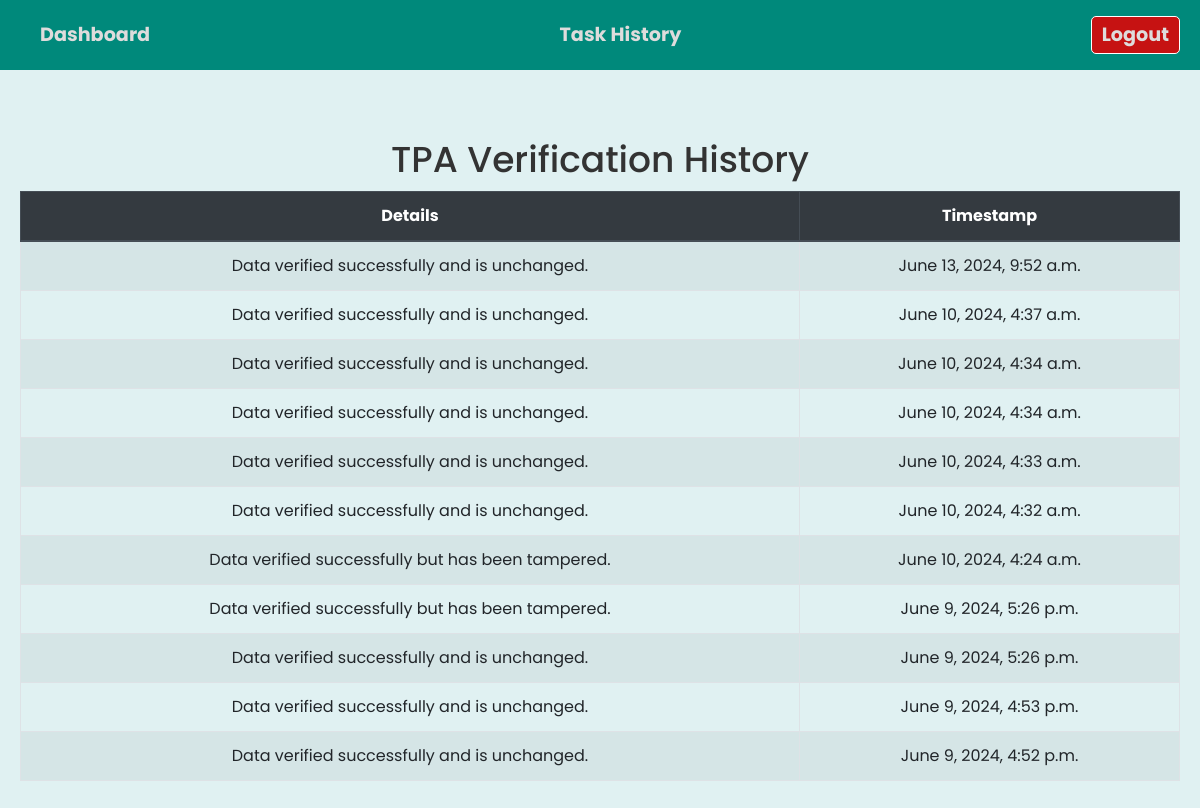
/task-history/, run on the app's committed database.
### cloudsafeapp/models.py (models this page shows, shortened)
class TaskHistory(models.Model):
    task_name = models.CharField(max_length=255)  # Add this field
    action = models.CharField(max_length=255)  # Assuming this was the previous task_name field
    details = models.TextField()
    timestamp = models.DateTimeField(auto_now_add=True)
    user = models.ForeignKey(settings.AUTH_USER_MODEL, on_delete=models.CASCADE)

### cloudsafeapp/views.py (the view)
# urls.py: path('task-history/', views.task_history_view, name='task_history'),
def task_history_view(request):
    task_history = TaskHistory.objects.order_by('-timestamp')
    return render(request, 'task_history.html', {'task_history': task_history})

### cloudsafeapp/templates/task_history.html (shortened to what this page needs)
<!-- {% load static %}
{% load static %}
<!DOCTYPE html>
<html lang="en">
<head>
    <link rel="stylesheet" href="https://stackpath.bootstrapcdn.com/bootstrap/4.5.2/css/bootstrap.min.css">
    <link rel="stylesheet" href="{% static 'css/dashboard.css' %}">
</head>
<body>
    <div class="top-bar">
        <div class="dash-nav">
            <a href="{% url 'dashboard' %}">Dashboard</a>
            <a href="#" class="active">Task History</a>
            <a href="{% url 'logout' %}" class="logout">Logout</a>
        </div>
    </div>
    <div class="container mt-5">
        <h1 class="text-center">TPA Verification History</h1>
        <div class="table-responsive">
            <table class="table table-striped table-bordered">
                <thead class="thead-dark">
                    <tr>
                        <th scope="col">Details</th>
                        <th scope="col">Timestamp</th>
                    </tr>
                </thead>
                <tbody>
                    {% for task in task_history %}
                    <tr>
                        <td>{{ task.details }}</td>
                        <td>{{ task.timestamp }}</td>
                    </tr>
                    {% endfor %}
                </tbody>
            </table>
        </div>
    </div>
</body>
</html>

### static/css/dashboard.css (style rules this page uses)
* { margin: 0; padding: 0; box-sizing: border-box; font-family: "Poppins", sans-serif; }
body { background-color: #e0f1f2; }
.top-bar { background-color: #00897B; color: #fff; padding: 10px 20px; display: flex; justify-content: space-between; align-items: center; height: 70px; font-size: 1.2rem; }
.top-bar a { color: #dedcdc; text-decoration: none; margin-left: 20px; font-weight: bold; display: flex; align-items: center; }
.container { max-width: 1200px; margin: 0 auto; padding: 20px; text-align: center; }
h1 { font-size: 36px; color: #333; margin-bottom: 10px; }
.dash-nav { display: flex; width: 100%; justify-content: space-between; }
.logout { border: 1px solid white; background-color: rgb(198, 18, 18); color: #fff; padding: 4px 10px; border-radius: 5px; }

### data on the page
TaskHistory: details "Data verified successfully and is unchanged.", timestamp "June 13, 2024, 9:52 a.m."
TaskHistory: details "Data verified successfully and is unchanged.", timestamp "June 10, 2024, 4:37 a.m."
TaskHistory: details "Data verified successfully and is unchanged.", timestamp "June 10, 2024, 4:34 a.m."
TaskHistory: details "Data verified successfully and is unchanged.", timestamp "June 10, 2024, 4:34 a.m."
TaskHistory: details "Data verified successfully and is unchanged.", timestamp "June 10, 2024, 4:33 a.m."
TaskHistory: details "Data verified successfully and is unchanged.", timestamp "June 10, 2024, 4:32 a.m."
TaskHistory: details "Data verified successfully but has been tampered.", timestamp "June 10, 2024, 4:24 a.m."
TaskHistory: details "Data verified successfully but has been tampered.", timestamp "June 9, 2024, 5:26 p.m."
TaskHistory: details "Data verified successfully and is unchanged.", timestamp "June 9, 2024, 5:26 p.m."
TaskHistory: details "Data verified successfully and is unchanged.", timestamp "June 9, 2024, 4:53 p.m."
TaskHistory: details "Data verified successfully and is unchanged.", timestamp "June 9, 2024, 4:52 p.m."
